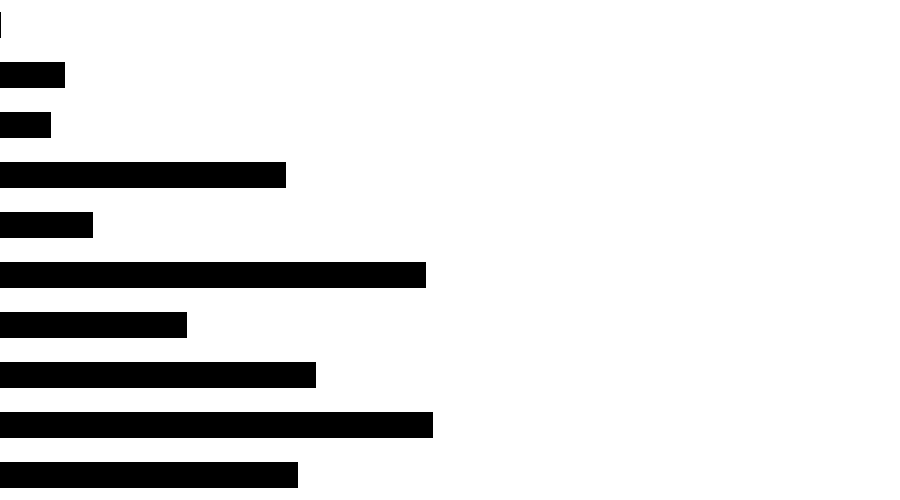
Frame 1 (no input)
Frame 60 (the mouse pressed at the canvas centre just before this capture): identical to frame 1, image omitted
Frame 120 (the mouse held since frame 60 and released just before this capture): identical to frame 1, image omitted

The Processing sketch that drew this single still picture (run headless with seeded random() and noise(); from frame 60 on, the mouse is pressed at the canvas centre):

// Processing sketch: ejemploArreglosGraficoDeBarras
// ── ejemploArreglosGraficoDeBarras.pde
int valor [];
int contador;
int cantValores;
int tamY;
float valoresRandom;
void setup() {
  size(900, 500);
  textSize(60);
  contador=0;
  cantValores=10;
  tamY= height/cantValores;
  valor= new int [cantValores];

  for (int i=1; i<valor.length; i++) {
   valor[i]=i*int(random(100)); 
  }
}


void draw() {
  background(255);
  fill(0);
for(int i=0; i<cantValores; i++){
rect(0,tamY*i+tamY/4, valor[i],tamY/2);

}
}
void mouseClicked() {
}
